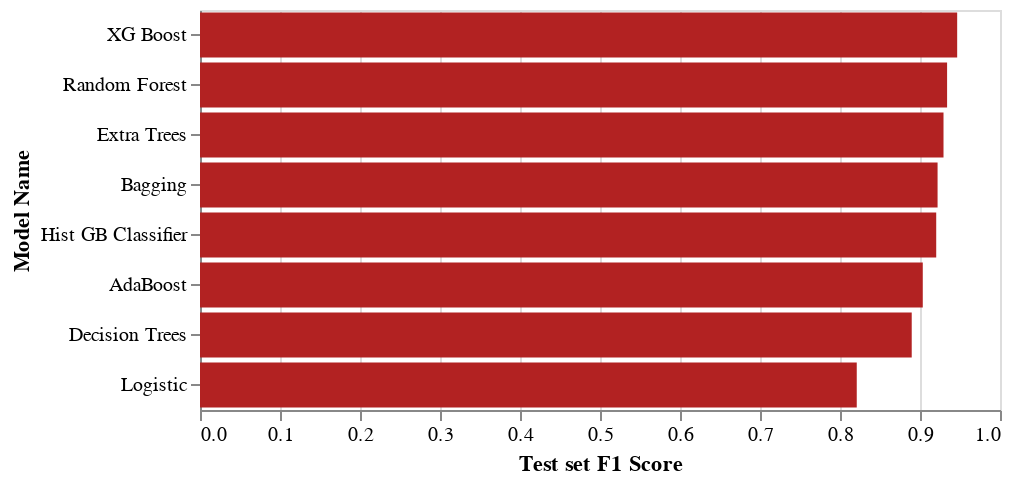

Notebook source saved alongside this figure:
### Code cell
alt.Chart(df).mark_bar(color='firebrick').encode(
    x = 'Test set F1 Score' ,
    y = alt.Y('Model Name' , sort = '-x' )
).properties(height = 200)

### Figure 1 — Vega-Lite specification as saved in the notebook (floating-point values rounded to 4 significant figures)
{"config": {"view": {"continuousWidth": 400, "continuousHeight": 300}}, "data": {"name": "data-690f6c895dcef22efb98fb5335b68d03"}, "mark": {"type": "bar", "color": "firebrick"}, "encoding": {"x": {"field": "Test set F1 Score", "type": "quantitative"}, "y": {"field": "Model Name", "sort": "-x", "type": "nominal"}}, "height": 200, "$schema": "https://vega.github.io/schema/vega-lite/v4.17.0.json", "datasets": {"data-690f6c895dcef22efb98fb5335b68d03": [{"Model Name": "XG Boost", "Run Time(in secs)": 44.3, "Threshold": 0.3577, "Test set Accuracy": 0.9997, "New Accuracy": 0.9997, "Test set Precision": 0.9929, "New Precision": 0.993, "Test set Recall": 0.908, "New Recall": 0.9138, "Test set F1 Score": 0.9465, "New F1 Score": 0.9499}, {"Model Name": "Random Forest", "Run Time(in secs)": 154.5, "Threshold": 0.29, "Test set Accuracy": 0.9996, "New Accuracy": 0.9996, "Test set Precision": 0.979, "New Precision": 0.9674, "Test set Recall": 0.8965, "New Recall": 0.9137, "Test set F1 Score": 0.9339, "New F1 Score": 0.9389}, {"Model Name": "Extra Trees", "Run Time(in secs)": 11.27, "Threshold": 0.24, "Test set Accuracy": 0.9996, "New Accuracy": 0.9997, "Test set Precision": 0.9853, "New Precision": 0.9678, "Test set Recall": 0.885, "New Recall": 0.9195, "Test set F1 Score": 0.9294, "New F1 Score": 0.9423}, {"Model Name": "Bagging", "Run Time(in secs)": 183.2, "Threshold": 0.5, "Test set Accuracy": 0.9996, "New Accuracy": 0.9996, "Test set Precision": 0.9849, "New Precision": 0.9853, "Test set Recall": 0.8735, "New Recall": 0.885, "Test set F1 Score": 0.922, "New F1 Score": 0.9294}, {"Model Name": "Hist GB Classifier", "Run Time(in secs)": 4.074, "Threshold": 0.6724, "Test set Accuracy": 0.9995, "New Accuracy": 0.9996, "Test set Precision": 0.9712, "New Precision": 0.9781, "Test set Recall": 0.8793, "New Recall": 0.8793, "Test set F1 Score": 0.9203, "New F1 Score": 0.923}, {"Model Name": "AdaBoost", "Run Time(in secs)": 142.3, "Threshold": 0.4994, "Test set Accuracy": 0.9994, "New Accuracy": 0.9995, "Test set Precision": 0.9239, "New Precision": 0.9175, "Test set Recall": 0.8849, "New Recall": 0.9079, "Test set F1 Score": 0.9035, "New F1 Score": 0.9127}, {"Model Name": "Decision Trees", "Run Time(in secs)": 13.16, "Threshold": 1.0, "Test set Accuracy": 0.9993, "New Accuracy": 0.9993, "Test set Precision": 0.8832, "New Precision": 0.8832, "Test set Recall": 0.8964, "New Recall": 0.8964, "Test set F1 Score": 0.8897, "New F1 Score": 0.8897}, {"Model Name": "Logistic", "Run Time(in secs)": 2.054, "Threshold": 0.05696, "Test set Accuracy": 0.9991, "New Accuracy": 0.9994, "Test set Precision": 0.9396, "New Precision": 0.8976, "Test set Recall": 0.7528, "New Recall": 0.9021, "Test set F1 Score": 0.8209, "New F1 Score": 0.8998}]}}
